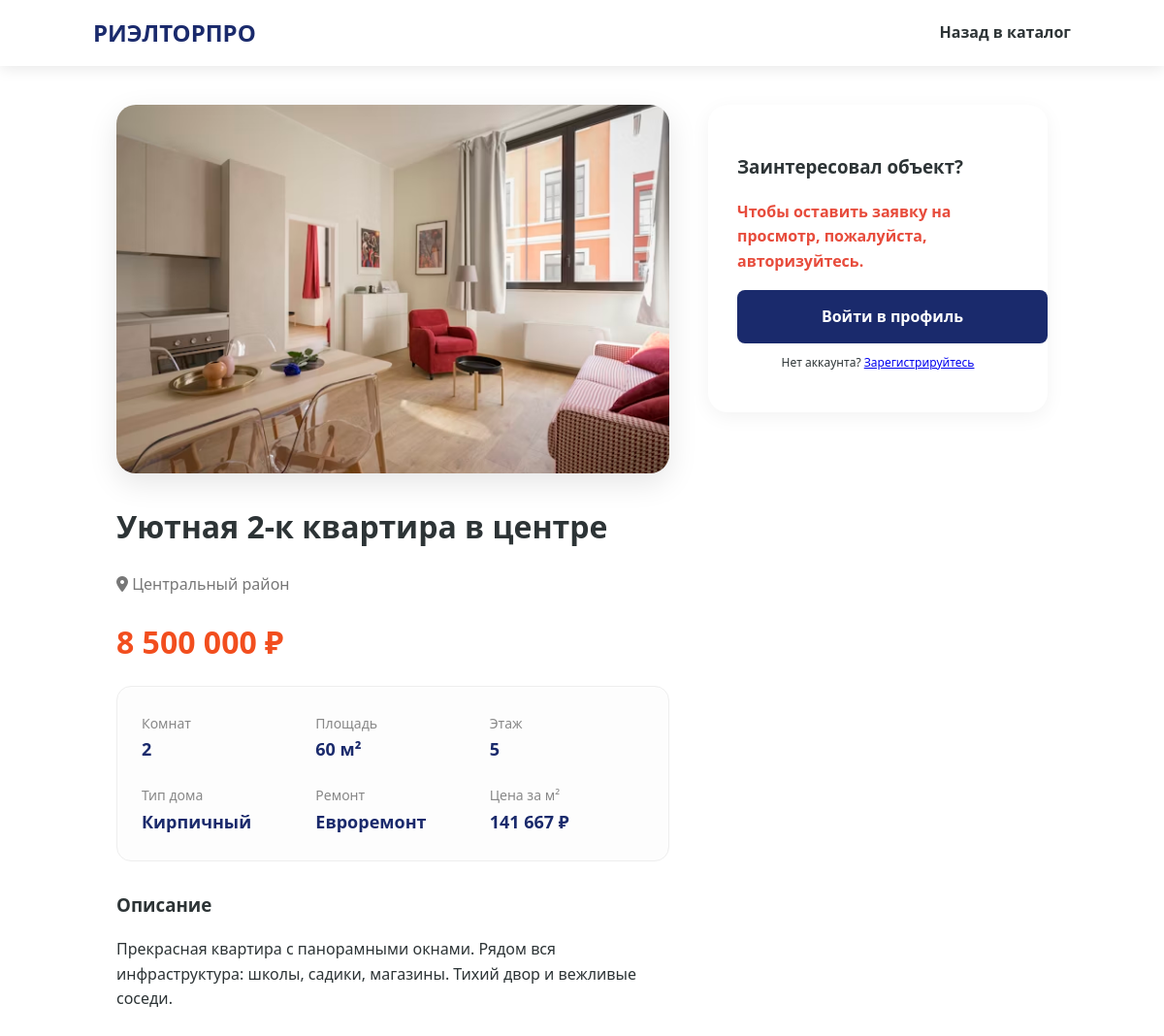
Page /property.php?id=1 on the committed database.
### tables this page shows
CREATE TABLE IF NOT EXISTS `properties` (
  `id` int(11) NOT NULL AUTO_INCREMENT,
  `title` varchar(255) NOT NULL,
  `price` int(11) NOT NULL,
  `rooms` int(11) NOT NULL,
  `area` int(11) NOT NULL,
  `district` varchar(100) NOT NULL,
  `house_type` varchar(100) NOT NULL,
  `renovation` varchar(100) NOT NULL,
  `floor` int(11) NOT NULL,
  `image_url` varchar(255) DEFAULT NULL,
  `created_at` timestamp NOT NULL DEFAULT current_timestamp(),
  `description` text DEFAULT NULL,
  PRIMARY KEY (`id`)
);

### property.php (the view, shortened to what this page needs)
<?php
require_once 'db.php';
$id = $_GET['id'] ?? 0;
$stmt = $pdo->prepare("SELECT * FROM properties WHERE id = ?");
$stmt->execute([$id]);
$property = $stmt->fetch();
?>
<!DOCTYPE html>
<html lang="ru">
<head>
    <link rel="stylesheet" href="https://cdnjs.cloudflare.com/ajax/libs/font-awesome/6.0.0/css/all.min.css">
    <link rel="stylesheet" href="style/style.css">
</head>
<body>
<header>
    <a href="index.php" class="logo">РиэлторПро</a>
    <nav>
        <a href="catalog.php">Назад в каталог</a>
    </nav>
</header>
<main class="property-page">
    <div class="content">
        <img src="img/objects/<?php echo $property['image_url']; ?>" class="main-img" alt="Фото">
        <h1><?php echo htmlspecialchars($property['title']); ?></h1>
        <p style="color: #777;"><i class="fas fa-map-marker-alt"></i> <?php echo $property['district']; ?> район</p>
        <div class="price-tag"><?php echo number_format($property['price'], 0, '', ' '); ?> ₽</div>
        <div class="spec-grid">
            <div class="spec-item"><span>Комнат</span><b><?php echo $property['rooms']; ?></b></div>
            <div class="spec-item"><span>Площадь</span><b><?php echo $property['area']; ?> м²</b></div>
            <div class="spec-item"><span>Этаж</span><b><?php echo $property['floor']; ?></b></div>
            <div class="spec-item"><span>Тип дома</span><b><?php echo $property['house_type']; ?></b></div>
            <div class="spec-item"><span>Ремонт</span><b><?php echo $property['renovation']; ?></b></div>
            <div class="spec-item"><span>Цена за м²</span><b><?php echo number_format($property['price']/$property['area'], 0, '', ' '); ?> ₽</b></div>
        </div>
        <div style="margin-top: 30px;">
            <h3>Описание</h3>
            <p><?php echo nl2br(htmlspecialchars($property['description'])); ?></p>
        </div>
    </div>
    <aside>
        <div class="sidebar-card">
            <h3>Заинтересовал объект?</h3>
            <?php if (isset($_SESSION['user_id'])): ?>
                <p>Наш эксперт ответит на все вопросы и организует показ.</p>
                <button onclick="document.getElementById('modal').style.display='flex'" class="btn-submit">Оставить заявку</button>
            <?php else: ?>
                <p style="color: #e74c3c; font-weight: bold;">Чтобы оставить заявку на просмотр, пожалуйста, авторизуйтесь.</p>
                <a href="login.php" class="btn-submit" style="display:block; text-align:center; text-decoration:none;">Войти в профиль</a>
                <p style="font-size:12px; text-align:center; margin-top:10px;">Нет аккаунта? <a href="register.php">Зарегистрируйтесь</a></p>
            <?php endif; ?>
        </div>
    </aside>
</main>
</body>
</html>

### style/style.css (style rules this page uses)
:root { --primary-color: #1a2a6c; --accent-color: #f24e1e; --text-dark: #2d3436; --bg-light: #f8f9fa; --white: #ffffff; --transition: 0.3s ease; }
body { font-family: 'Segoe UI', Roboto, Helvetica, Arial, sans-serif; margin: 0; color: var(--text-dark); line-height: 1.6; scroll-behavior: smooth; }
header { background: var(--white); padding: 15px 8%; display: flex; justify-content: space-between; align-items: center; box-shadow: 0 2px 15px rgba(0,0,0,0.1); position: sticky; top: 0; z-index: 1000; }
.logo { font-size: 24px; font-weight: 800; color: var(--primary-color); text-decoration: none; text-transform: uppercase; }
nav a { margin-left: 25px; text-decoration: none; color: var(--text-dark); font-weight: 600; transition: var(--transition); }
.btn-submit { background: var(--primary-color); color: white; width: 100%; padding: 15px; border: none; border-radius: 8px; cursor: pointer; font-size: 16px; font-weight: bold; }

### property.php (style rules this page uses)
.property-page { padding: 40px 10%; display: grid; grid-template-columns: 1fr 350px; gap: 40px; }
.main-img { width: 100%; border-radius: 20px; box-shadow: 0 10px 30px rgba(0,0,0,0.1); }
.price-tag { font-size: 32px; color: var(--accent-color); font-weight: 800; margin: 20px 0; }
.spec-grid { display: grid; grid-template-columns: repeat(3, 1fr); gap: 20px; background: #fdfdfd; padding: 25px; border-radius: 15px; border: 1px solid #eee; }
.spec-item b { display: block; font-size: 18px; color: var(--primary-color); }
.spec-item span { color: #888; font-size: 14px; }
.sidebar-card { background: white; padding: 30px; border-radius: 20px; box-shadow: 0 5px 20px rgba(0,0,0,0.05); position: sticky; top: 100px; height: fit-content; }

### rows in the picture
properties: image_url (picture), title "Уютная 2-к квартира в центре", district "Центральный", price "8 500 000", rooms "2", area "60", floor "5", house_type "Кирпичный", renovation "Евроремонт", $property['price']/$property['area'] "141 667", description "Прекрасная квартира с панорамными окнами. Рядом вся инфраструктура: школы, садики, магазины. Тихий двор и вежливые соседи."
